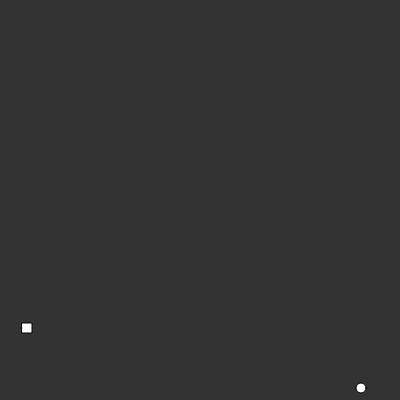
Frame 1 (no input)
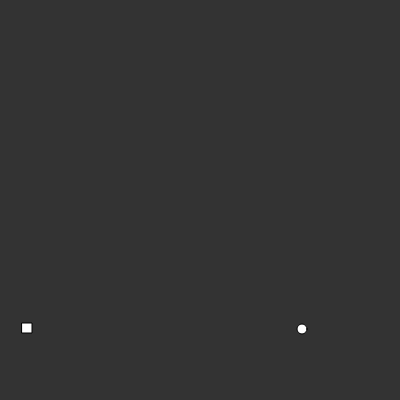
Frame 60 (no input)
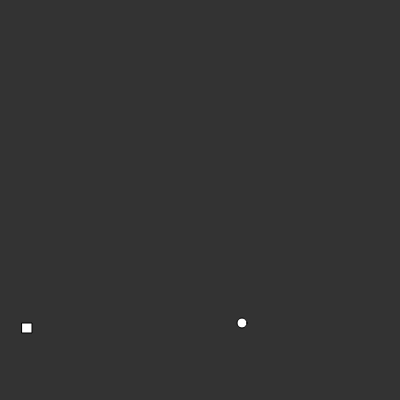
Frame 120 (the mouse pressed at the canvas centre since frame 60)

The p5.js sketch that drew these frames (run headless with seeded random() and noise() and a simulated clock; from frame 60 on, the mouse is pressed at the canvas centre):

// p5.js sketch
// ── sketch.js
"use strict";

const width = 400;
const height = 400;

const persons = [];

const initialPopulation = 1;

function setup() {
  createCanvas(width, height);
  for (let i = 0; i < initialPopulation; i++) {
    persons.push(new Person(width, height));
  }
}

function draw() {
  background(51);
  movePersons();
}

function movePersons() {
  for (const person of persons) {
    person.move();
    // fill(person.colour);
    person.render();
  }
}

// ── Person.js
"use strict";

class Person {
  constructor(canvasWidth, canvasHeight) {
    this.canvasHeight = canvasHeight;
    this.canvasWidth = canvasWidth;
    this.pos = startLocation(canvasWidth, canvasHeight);
    this.speed = 1;
    this.size = 10;
    this.destinationX = startLocation(this.canvasWidth, this.canvasHeight).x;
    this.destinationY = startLocation(this.canvasWidth, this.canvasHeight).y;
  }

  render() {
    ellipse(this.pos.x, this.pos.y, this.size);
    square(this.destinationX, this.destinationY, this.size);
    // square(30, 20, 55);
  }

  move() {
    let differenceX = this.pos.x - this.destinationX;
    let differenceY = this.pos.y - this.destinationY;

    if (
      Math.abs(differenceX) < this.speed &&
      Math.abs(differenceY) < this.speed
    ) {
      this.destinationX = startLocation(this.canvasWidth, this.canvasHeight).x;
      this.destinationY = startLocation(this.canvasWidth, this.canvasHeight).y;
    } else {
      if (differenceX > 0) {
        if (this.speed <= Math.abs(differenceX)) this.pos.x -= this.speed;
        else this.pos.x -= differenceX;
      } else if (differenceX < 0) {
        if (this.speed <= Math.abs(differenceX)) this.pos.x += this.speed;
        else this.pos.x += differenceX;
      }

      if (differenceY > 0) {
        if (this.speed <= Math.abs(differenceY)) this.pos.y -= this.speed;
        else this.pos.y -= differenceY;
      } else if (differenceX < 0) {
        if (this.speed <= Math.abs(differenceY)) this.pos.y += this.speed;
        else this.pos.y += differenceY;
      }
    }
  }
}

function startLocation(x, y) {
  return {
    x: randRange(x, 5),
    y: randRange(y, 5),
  };
}

function randRange(max, min) {
  return Math.ceil(Math.random() * (max - min) + min);
}

function rand(constraint) {
  return Math.ceil(Math.random() * constraint);
}

function randCoordinate() {
  return {
    x: rand(2),
    y: rand(2),
  };
}
